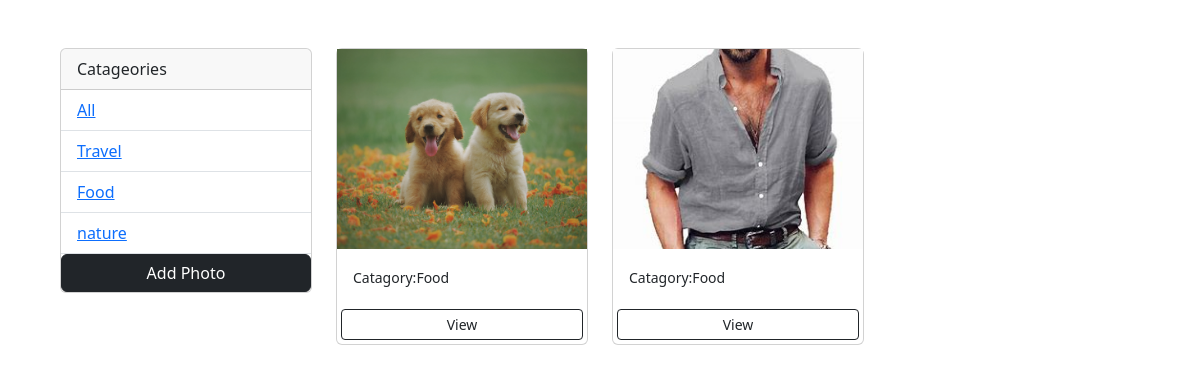
The app's page /?category=Food with its own data.
### todoapp/models.py (models this page shows, shortened)
class Category(models.Model):
    name = models.CharField(max_length=100, null=False, blank=True)

class Photo(models.Model):
    category = models.ForeignKey(Category, on_delete=models.SET_NULL, null=True, blank=True)
    image = models.ImageField(null=False, blank=False)
    description = models.TextField()

### todoapp/views.py (the view)
# urls.py: path('', gallery, name="gallery"),
def gallery(request):
    category = request.GET.get('category')
    print("category:", category)
    if category == None:
        photos = Photo.objects.all()
    else:
        photos = Photo.objects.filter(category__name=category)
    categories = Category.objects.all()
    context = {'categories' : categories, "photos" : photos}
    return render(request, 'photos/gallery.html', context)

### templates/photos/gallery.html (shortened to what this page needs)
<!DOCTYPE html>
<html>
<head>
    <link href="https://cdn.jsdelivr.net/npm/bootstrap@5.3.2/dist/css/bootstrap.min.css" rel="stylesheet"
>
</head>
<body class="m-5">
    <div class="container">
        <div class="row">
            <div class="col-md-3">
                <div class="card">
                    <div class="card-header">
                      Catageories
                    </div>
                    <ul class="list-group list-group-flush">
                      <li class="list-group-item">
                        <a href="{% url 'gallery' %}">All</a></li>
                      {% for category in  categories %}
                      <li class="list-group-item">
                        <a href="{% url 'gallery' %}?category={{category.name}}">
                            {{category.name}}
                        </a>
                        </li>
                      {% endfor %}
                      <a href="{% url 'add' %}" class="btn btn-block btn-dark bt-sm-m-1">Add Photo</a>
                    </ul>
                  </div>
            </div>
            <div class="col-md-9">
                <div class="row">
                    {% for photo in photos %}
                    <div class="col-md-4">
                        <div class="card">
                            <img class="image-thumb" src="{{photo.image.url}}" alt="Card image cap">
                            <div class="card-body">
                              <small>Catagory:{{photo.category.name}}</small>
                            </div>
                            <a href="{% url 'photo' photo.id %}" class="btn btn-outline-dark btn-sm m-1">View</a>
                        </div>
                    </div>
                    {% empty %}
                    <h3>No photos....</h3>
                    {%  endfor %}
                </div>
            </div>
        </div>
    </div>
</body>
</html>

### templates/photos/gallery.html (style rules this page uses)
.image-thumb { height: 200px; object-fit: cover; }

### records on screen
Category: name "Travel"
Category: name "Food"
Category: name "nature"
Photo: image (picture), category.name "Food"
Photo: image (picture), category.name "Food"
